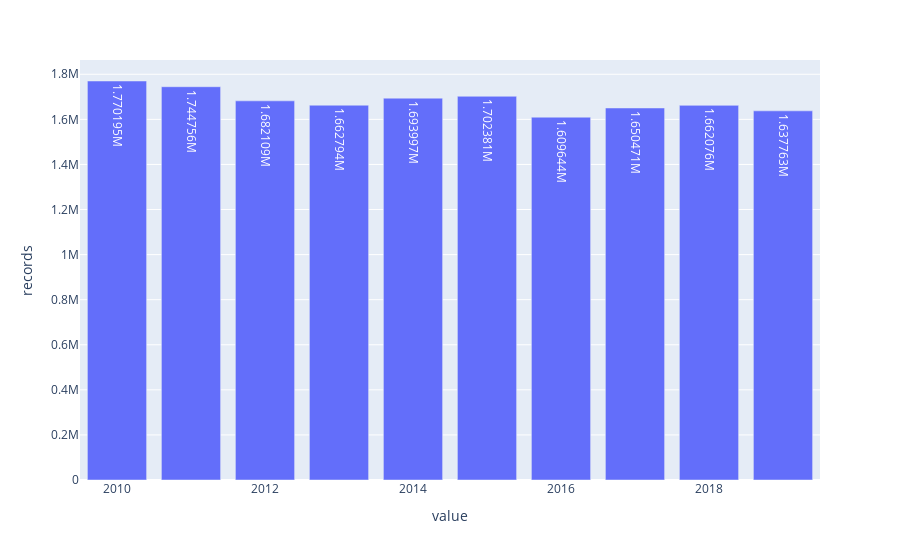

Notebook code for this chart:
### Markdown cell above
Vamos começar obervando a quantidade de registros para cada ano de nossa base de dados.

**Observações**

- São todos bem parecidos

### Code cell
var = 'ano'
df = pd.read_sql_query(query_value_counts(var), cnx)
bar_plot(df, var).show()

### Figure 1 — Plotly figure (JSON) as saved in the notebook; plotly's stock layout.template omitted (floating-point values rounded to 4 significant figures)
{"data": [{"alignmentgroup": "True", "hovertemplate": "value=%{x}<br>records=%{y}<extra></extra>", "legendgroup": "", "marker": {"color": "#636efa", "pattern": {"shape": ""}}, "name": "", "offsetgroup": "", "orientation": "v", "showlegend": false, "textposition": "auto", "texttemplate": "%{y}", "type": "bar", "x": [2010, 2011, 2015, 2014, 2012, 2013, 2018, 2017, 2019, 2016], "xaxis": "x", "y": [1770195, 1744756, 1702381, 1693997, 1682109, 1662794, 1662076, 1650471, 1637763, 1609644], "yaxis": "y"}], "layout": {"barmode": "relative", "legend": {"tracegroupgap": 0}, "margin": {"t": 60}, "xaxis": {"anchor": "y", "categoryarray": [2010, 2011, 2015, 2014, 2012, 2013, 2018, 2017, 2019, 2016], "categoryorder": "array", "domain": [0, 1], "title": {"text": "value"}}, "yaxis": {"anchor": "x", "domain": [0, 1], "title": {"text": "records"}}}}
